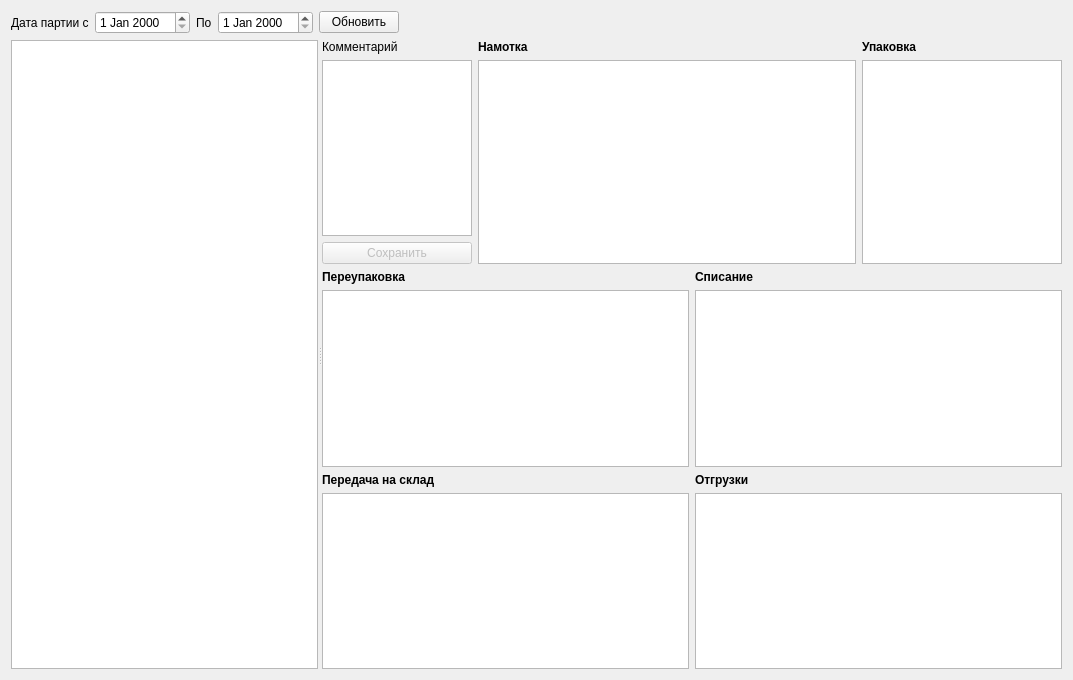
<?xml version="1.0" encoding="UTF-8"?>
<ui version="4.0">
 <class>FormMovWire</class>
 <widget class="QWidget" name="FormMovWire">
  <property name="geometry">
   <rect>
    <x>0</x>
    <y>0</y>
    <width>1073</width>
    <height>680</height>
   </rect>
  </property>
  <property name="windowTitle">
   <string>Form</string>
  </property>
  <layout class="QVBoxLayout" name="verticalLayout_8">
   <item>
    <layout class="QHBoxLayout" name="horizontalLayout">
     <item>
      <widget class="QLabel" name="label">
       <property name="text">
        <string>Дата партии с</string>
       </property>
      </widget>
     </item>
     <item>
      <widget class="DbDateEdit" name="dateEditBeg"/>
     </item>
     <item>
      <widget class="QLabel" name="label_2">
       <property name="text">
        <string>По</string>
       </property>
      </widget>
     </item>
     <item>
      <widget class="DbDateEdit" name="dateEditEnd"/>
     </item>
     <item>
      <widget class="QPushButton" name="pushButtonUpd">
       <property name="text">
        <string>Обновить</string>
       </property>
      </widget>
     </item>
     <item>
      <spacer name="horizontalSpacer">
       <property name="orientation">
        <enum>Qt::Horizontal</enum>
       </property>
       <property name="sizeHint" stdset="0">
        <size>
         <width>40</width>
         <height>20</height>
        </size>
       </property>
      </spacer>
     </item>
    </layout>
   </item>
   <item>
    <widget class="QSplitter" name="splitter">
     <property name="orientation">
      <enum>Qt::Horizontal</enum>
     </property>
     <widget class="TableView" name="tableViewPart">
      <property name="selectionMode">
       <enum>QAbstractItemView::SingleSelection</enum>
      </property>
      <property name="selectionBehavior">
       <enum>QAbstractItemView::SelectRows</enum>
      </property>
      <attribute name="verticalHeaderVisible">
       <bool>false</bool>
      </attribute>
     </widget>
     <widget class="QWidget" name="layoutWidget">
      <layout class="QVBoxLayout" name="verticalLayout_7">
       <item>
        <layout class="QHBoxLayout" name="horizontalLayout_2">
         <item>
          <layout class="QVBoxLayout" name="verticalLayout">
           <item>
            <widget class="QLabel" name="label_7">
             <property name="text">
              <string>Комментарий</string>
             </property>
            </widget>
           </item>
           <item>
            <widget class="QPlainTextEdit" name="plainTextEditPrim">
             <property name="sizePolicy">
              <sizepolicy hsizetype="Maximum" vsizetype="Expanding">
               <horstretch>0</horstretch>
               <verstretch>0</verstretch>
              </sizepolicy>
             </property>
             <property name="maximumSize">
              <size>
               <width>150</width>
               <height>16777215</height>
              </size>
             </property>
            </widget>
           </item>
           <item>
            <widget class="QPushButton" name="pushButtonSavePrim">
             <property name="enabled">
              <bool>false</bool>
             </property>
             <property name="sizePolicy">
              <sizepolicy hsizetype="Maximum" vsizetype="Fixed">
               <horstretch>0</horstretch>
               <verstretch>0</verstretch>
              </sizepolicy>
             </property>
             <property name="maximumSize">
              <size>
               <width>150</width>
               <height>16777215</height>
              </size>
             </property>
             <property name="text">
              <string>Сохранить</string>
             </property>
            </widget>
           </item>
          </layout>
         </item>
         <item>
          <layout class="QVBoxLayout" name="verticalLayout_9">
           <item>
            <widget class="QLabel" name="labelNam">
             <property name="font">
              <font>
               <weight>75</weight>
               <bold>true</bold>
              </font>
             </property>
             <property name="text">
              <string>Намотка</string>
             </property>
            </widget>
           </item>
           <item>
            <widget class="TableView" name="tableViewNam">
             <attribute name="verticalHeaderVisible">
              <bool>false</bool>
             </attribute>
            </widget>
           </item>
          </layout>
         </item>
         <item>
          <layout class="QVBoxLayout" name="verticalLayout_2">
           <item>
            <widget class="QLabel" name="labelPack">
             <property name="maximumSize">
              <size>
               <width>200</width>
               <height>16777215</height>
              </size>
             </property>
             <property name="font">
              <font>
               <weight>75</weight>
               <bold>true</bold>
              </font>
             </property>
             <property name="text">
              <string>Упаковка</string>
             </property>
            </widget>
           </item>
           <item>
            <widget class="TableView" name="tableViewPack">
             <property name="sizePolicy">
              <sizepolicy hsizetype="Preferred" vsizetype="Expanding">
               <horstretch>0</horstretch>
               <verstretch>0</verstretch>
              </sizepolicy>
             </property>
             <property name="maximumSize">
              <size>
               <width>200</width>
               <height>16777215</height>
              </size>
             </property>
             <attribute name="verticalHeaderVisible">
              <bool>false</bool>
             </attribute>
            </widget>
           </item>
          </layout>
         </item>
        </layout>
       </item>
       <item>
        <layout class="QHBoxLayout" name="horizontalLayout_3">
         <item>
          <layout class="QVBoxLayout" name="verticalLayout_3">
           <item>
            <widget class="QLabel" name="labelPerePack">
             <property name="font">
              <font>
               <weight>75</weight>
               <bold>true</bold>
              </font>
             </property>
             <property name="text">
              <string>Переупаковка</string>
             </property>
            </widget>
           </item>
           <item>
            <widget class="TableView" name="tableViewPerePack">
             <attribute name="verticalHeaderVisible">
              <bool>false</bool>
             </attribute>
            </widget>
           </item>
          </layout>
         </item>
         <item>
          <layout class="QVBoxLayout" name="verticalLayout_4">
           <item>
            <widget class="QLabel" name="labelBreak">
             <property name="font">
              <font>
               <weight>75</weight>
               <bold>true</bold>
              </font>
             </property>
             <property name="text">
              <string>Списание</string>
             </property>
            </widget>
           </item>
           <item>
            <widget class="TableView" name="tableViewBreak">
             <attribute name="verticalHeaderVisible">
              <bool>false</bool>
             </attribute>
            </widget>
           </item>
          </layout>
         </item>
        </layout>
       </item>
       <item>
        <layout class="QHBoxLayout" name="horizontalLayout_4">
         <item>
          <layout class="QVBoxLayout" name="verticalLayout_5">
           <item>
            <widget class="QLabel" name="labelStock">
             <property name="font">
              <font>
               <weight>75</weight>
               <bold>true</bold>
              </font>
             </property>
             <property name="text">
              <string>Передача на склад</string>
             </property>
            </widget>
           </item>
           <item>
            <widget class="TableView" name="tableViewStock">
             <attribute name="verticalHeaderVisible">
              <bool>false</bool>
             </attribute>
            </widget>
           </item>
          </layout>
         </item>
         <item>
          <layout class="QVBoxLayout" name="verticalLayout_6">
           <item>
            <widget class="QLabel" name="labelShip">
             <property name="font">
              <font>
               <weight>75</weight>
               <bold>true</bold>
              </font>
             </property>
             <property name="text">
              <string>Отгрузки</string>
             </property>
            </widget>
           </item>
           <item>
            <widget class="TableView" name="tableViewShip">
             <attribute name="verticalHeaderVisible">
              <bool>false</bool>
             </attribute>
            </widget>
           </item>
          </layout>
         </item>
        </layout>
       </item>
      </layout>
     </widget>
    </widget>
   </item>
  </layout>
 </widget>
 <customwidgets>
  <customwidget>
   <class>TableView</class>
   <extends>QTableView</extends>
   <header>olap/tableview.h</header>
  </customwidget>
  <customwidget>
   <class>DbDateEdit</class>
   <extends>QDateEdit</extends>
   <header>db/dbdateedit.h</header>
  </customwidget>
 </customwidgets>
 <resources/>
 <connections/>
</ui>
